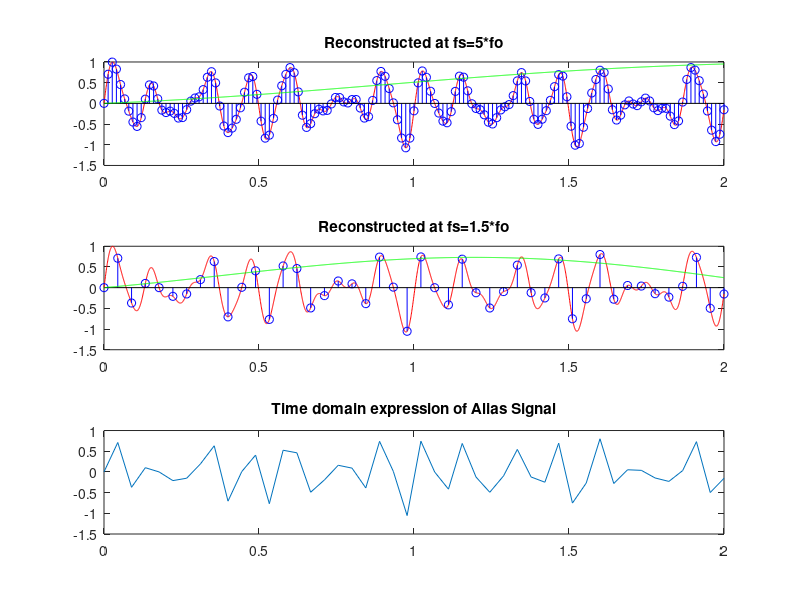

Write MATLAB code to recreate this figure.
clc 
clear all 
close all 
fo=15; 
to=1/fo; 
a=0:to/100:2; 
b=1/2*sin(14*pi*a)+1/3*sin(18*pi*a)+1/5*sin(24*a)+1/7*sin(30*pi*a); 
fs1=5*fo; 
fs2=1.5*fo;
ts1=1/fs1; 
ts2=1/fs2; 
ts1= 0:ts1:2; 
xs1= 1/2*sin(14*pi*ts1)+1/3*sin(18*pi*ts1)+1/5*sin(24*ts1)+1/7*sin(30*pi*ts1); 
ts2=0:ts2:2; 
xs2=1/2*sin(14*pi*ts2)+1/3*sin(18*pi*ts2)+1/5*sin(24*ts2)+1/7*sin(30*pi*ts2);
N1=length(ts1); 
N2=length(ts2); 
xr1 = zeros(1, length(a)); 
sinc_fun1 = zeros(N1, length(a));
for t = 1:length(a) 
    for n = 0:N1-1 
        xr1(t) = xr1(t) + xs1(n+1)*sin(pi*(a(t)-n*ts1)/ts1)/(pi*(a(t)- n*ts1)/ts1); 
    end
end
xr2 = zeros(1, length(a)); 
sinc_fun2 = zeros(N2, length(a));
for t = 1:length(a) 
    for n = 0:N2-1 
        xr2(t) = xr2(t) + xs2(n+1)*sin(pi*(a(t)-n*ts2)/ts2)/(pi*(a(t)- n*ts2)/ts2); 
    end
end
subplot(311)
plot(a,b,'r'); 
hold on 
stem(ts1,xs1,'b'); 
hold on 
plot(a,xr1,'g'); 
title('Reconstructed at fs=5*fo'); 
subplot(312) 
plot(a,b,'r'); 
hold on 
stem(ts2,xs2,'b');
hold on 
plot(a,xr2,'g'); 
title('Reconstructed at fs=1.5*fo'); 
subplot(313) 
plot(ts2,xs2); 
title('Time domain expression of Alias Signal');
